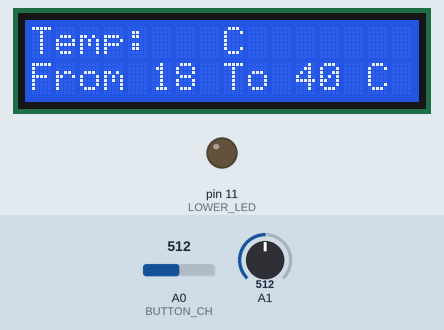
The sketch below on a simulated Arduino Uno, built with avr-gcc and run on an emulated ATmega328P. Shown: 16×2 character LCD, output pins drawn as LEDs (lit = HIGH). Wiring (inferred from the names in the program): character LCD (HD44780): RS pin 8; E pin 9; data pin 0, pin 1, pin 2, pin 3, pin 4, pin 5, pin 6, pin 7. The test bench sets the inputs (shaded band); at power-on: A0 (BUTTON_CH) = 512, A1 = 512. Pins used as bus, display or sensor lines are not drawn.

Above: at 1.08 s.
1.1 s: A0 (BUTTON_CH) set to 711
2.6 s: A0 (BUTTON_CH) set to 739
At 4.1 s:
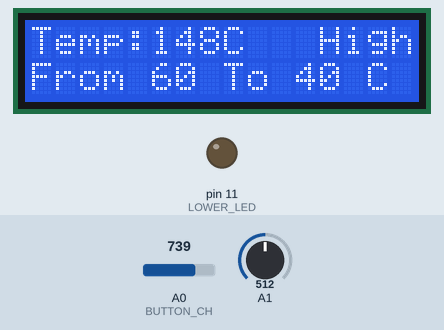
4.4 s: A0 (BUTTON_CH) set to 716
At 18.8 s:
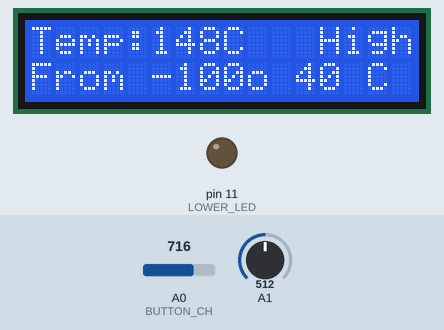

The sketch:

carDisplay.ino
```cpp
#include <avr/io.h>
#include <util/delay.h>
#include "ADC.h"
#include "LCD.h"
#include "pwm.h"

#define _BV(bit)  (1<<bit)
#define BV(bit)  (1<<bit)
#define bit_is_set(sfr, bit) (_SFR_BYTE(sfr) & _BV(bit))
#define bit_is_clear(sfr, bit) (!(_SFR_BYTE(sfr) & _BV(bit)))
#define loop_until_bit_is_set(sfr, bit) do { } while (bit_is_clear(sfr, bit))
#define loop_until_bit_is_clear(sfr, bit) do { } while (bit_is_set(sfr, bit))

#define setBit(sfr, bit)     (_SFR_BYTE(sfr) |= (1 << bit))
#define clearBit(sfr, bit)   (_SFR_BYTE(sfr) &= ~(1 << bit))
#define toggleBit(sfr, bit)  (_SFR_BYTE(sfr) ^= (1 << bit))

#define Dio_SetPinDirection(sfr, bit, direction) ((direction==1) ? (setBit(sfr, bit)) : (clearBit(sfr, bit)))
#define Dio_SetPinState(sfr, bit, state) ((state==1) ? (setBit(sfr, bit)) : (clearBit(sfr, bit)))
#define Dio_GetPinState(sfr, bit)  (bit_is_set(sfr, bit))

#define LOWER_LED PB3
#define LOWER_LED_DDR DDRB
#define LOWER_LED_PORT PORTB

#define UPPER_LED PD3
#define UPPER_LED_DDR DDRD
#define UPPER_LED_PORT PORTD

#define LM_CH 1
#define LM_DDR DDRC

#define BUTTON_CH 0
#define BUTTON_DDR DDRC

void init();

/*Global upper and lower temperature thresholds values*/
int lower = 25;
int upper = 40;

/*Previous and current temperature readings from LM35*/
int prev_temp = 0;
int temp_val = 0;

int button = 0;  //ADC CH0 reading connected to multiple buttons on the LCD Shield
char _str[3];    //global string buffer for converting from numerical to str and displaying on the LCD

int main(void) {

  init();  // Call Initialization Function

  while (1) {

    //check if the buttons are adjusted, adjust the thresholds accordingly
    button = ADC_Read(0);
    if ((button < 131)) {
      if ((lower + 1) > upper) continue;  //in case the lower limit would be higher than the upper limit
      lower += 1;
      _delay_ms(120);  //delays added for debouncing
    } else if (button < 305) {
      upper += 1;
      _delay_ms(120);
    } else if ((button < 479)) {
      if ((upper - 1) < lower) continue;
      upper -= 1;
      _delay_ms(120);
    } else if (button < 722) {
      lower -= 1;
      _delay_ms(120);
    }

    //print the upper and lower thresholds on the LCD
    itoa(upper, _str, 10);
    LCD_String_xy(1, 11, _str);
    itoa(lower, _str, 10);
    LCD_String_xy(1, 5, _str);

    //Timer1 (Counter): Checking the temperature only after certain amounts of time
    if (TCNT1 > 64000) {
      temp_val = ADC_Read(LM_CH);
      /*converting from voltage to Celsius*/
      temp_val /= 4;
      temp_val += 20;
      /*resetting the clock*/
      TCNT1 = 0;
    }

    //change the lcd display if different
    if (temp_val != prev_temp) {
      itoa(temp_val, _str, 10);
      LCD_String_xy(0, 5, _str);

      //take action on leds if the temperature is outside the lower to upper temperature threshold range
      if (temp_val > upper) {
        set_dutyCycle(11, 0);
        /*PWM: light the LED proportionally to the difference between the temperature and the upper threshold*/
        set_dutyCycle(3, (temp_val - upper) * 10);
        LCD_String_xy(0, 10, "  High");
      } else if (temp_val < lower) {
        set_dutyCycle(3, 0);
        /*PWM: light the LED proportionally to the absolute difference between the temperature and the lower threshold*/
        set_dutyCycle(11, (lower - temp_val) * 10);
        LCD_String_xy(0, 10, "   Low");
      } else {
        set_dutyCycle(11, 0);
        set_dutyCycle(3, 0);
        LCD_String_xy(0, 10, "Normal");
      }

      prev_temp = temp_val;
      _delay_ms(10);
    }
  }
  return 0;
}

void init() {
  LCD_Init();
  LCD_String_xy(0, 0, "Temp: ");
  LCD_String_xy(0, 7, " C");
  LCD_String_xy(1, 0, "From ");
  LCD_String_xy(1, 7, " To ");
  LCD_String_xy(1, 14, "C");

  ADC_Init();
  //initializing pin A0 (ADC Channel 0) as input
  Dio_SetPinDirection(BUTTON_DDR, BUTTON_CH, 0);

  //setting upper and lower threshold leds pins as output
  Dio_SetPinDirection(LOWER_LED_DDR, LOWER_LED, 1);
  Dio_SetPinDirection(UPPER_LED_DDR, UPPER_LED, 1);
  //initializing led pins to be pwm (using timer 2)
  pwm_init(11, 'A');
  pwm_init(3, 'B');

  //initializing timer 1 as a counter
  TCCR1B |= (1 << CS11) | (1 << CS10);
  TCNT1 = 0;
}
```

ADC.h
```cpp
// Function prototypes defined in header file for the ADC library
// .h files should be included in main app in order to use the library

void ADC_Init();
int ADC_Read(int channel);
```

ADC.ino
```cpp
#include <avr/io.h>
#include "ADC.h"

void ADC_Init() {
  ADCSRA = ADCSRA | (1 << ADEN);
  ADCSRA = ADCSRA | (1 << ADPS0);
  ADCSRA = ADCSRA | (1 << ADPS1);
  ADCSRA = ADCSRA | (1 << ADPS2);

  ADMUX = ADMUX | (1 << REFS0);
  ADMUX = ADMUX & ~(1 << REFS1);
}

int ADC_Read(int channel){
  //resetting the adc before each reading to prevent interference of two channels at the MUX
  ADC_Init();

  ADMUX = ADMUX & ~(1 << MUX0);
  ADMUX = ADMUX & ~(1 << MUX1);
  ADMUX = ADMUX & ~(1 << MUX2);
  ADMUX = ADMUX & ~(1 << MUX3);
  ADMUX = ADMUX | channel;

  ADCSRA = ADCSRA | (1 << ADSC);

  while(ADCSRA & (1 << ADSC));

  return ADC;
}
```

pwm.h
```cpp
#include <avr/io.h>
#include <util/delay.h>

void pwm_init(unsigned char pin,unsigned char reg);
void set_dutyCycle(int pin, int duty);
```

pwm.ino
```cpp
#include <avr/io.h>
#include <util/delay.h>

void pwm_init(unsigned char pin,unsigned char reg){
   if (pin==11 or pin==3){
      TCCR2B = TCCR2B & ~(1<<1);
      TCCR2A = TCCR2A | (11<<0);

      TCCR2B = TCCR2B | (1<<0);
      TCCR2B = TCCR2B & ~(1<<1);
      TCCR2B = TCCR2B & ~(1<<2);

      TCCR2A = TCCR2A | (1<<5);
      TCCR2A = TCCR2A & ~(1<<4);

      if (reg=='A'){
        TCCR2A = TCCR2A | (1<<7);
        TCCR2A = TCCR2A & ~(1<<6);
      }

      else if (reg=='B'){
        TCCR2A = TCCR2A | (1<<5);
        TCCR2A = TCCR2A & ~(1<<4);}
   }


  if (pin==6 or pin==5){
      TCCR0B = TCCR0B & ~(1<<1);
      TCCR0A = TCCR0A | (11<<0);

      TCCR0B = TCCR0B | (1<<0);
      TCCR0B = TCCR0B & ~(1<<1);
      TCCR0B = TCCR0B & ~(1<<2);

      TCCR0A = TCCR0A | (1<<5);
      TCCR0A = TCCR0A & ~(1<<4);

      if (reg=='A'){
        TCCR0A = TCCR0A | (1<<7);
        TCCR0A = TCCR0A & ~(1<<6);
      }

      else if (reg=='B'){
        TCCR0A = TCCR0A | (1<<5);
        TCCR0A = TCCR0A & ~(1<<4);
      }
  }


  if (pin==9 or pin==10){
      TCCR1B = TCCR1B & ~(1<<1);
      TCCR1A = TCCR1A | (11<<0);

      TCCR1B = TCCR1B | (1<<0);
      TCCR1B = TCCR1B & ~(1<<1);
      TCCR1B = TCCR1B & ~(1<<2);

      TCCR1A = TCCR1A | (1<<5);
      TCCR1A = TCCR1A & ~(1<<4);

      if (reg=='A'){
        TCCR1A = TCCR1A | (1<<7);
        TCCR1A = TCCR1A & ~(1<<6);
      }

      else if (reg=='B'){
        TCCR1A = TCCR1A | (1<<5);
        TCCR1A = TCCR1A & ~(1<<4);
      }
      }
  }

void set_dutyCycle(int pin,int duty){
  if (pin==6) OCR0A = duty;
  else if (pin==5) OCR0B = duty;
  else if (pin==9) OCR1A = duty;
  else if (pin==10) OCR1B = duty;
  else if (pin==11) OCR2A = duty;
  else if (pin==3) OCR2B = duty;
}
```

LCD.h
```cpp
// Function prototypes defined in header file for the LCD library
// .h files should be included in main app in order to use the library

#define LCD_Dir  DDRD			/* Define LCD data port direction */
#define LCD_Port PORTD		/* Define LCD data port */

#define RS_EN_Dir  DDRB		/* Define RS and En data port direction */
#define RS_EN_Port PORTB  /* Define RS and En port */
#define RS PB0				    /* Define Register Select pin */
#define EN PB1 				    /* Define Enable signal pin */

void LCD_Command( unsigned char cmnd );
void LCD_Char( unsigned char data );
void LCD_Init (void);
void LCD_String (char *str);
void LCD_String_xy (char row, char pos, char *str);
void LCD_Clear();
```

LCD.ino
```cpp
#include <avr/io.h>			  /* Include AVR std. library file */
#include <util/delay.h>	  /* Include Delay header file */
#include "LCD.h"

void LCD_Command( unsigned char cmnd )
{
	LCD_Port = (LCD_Port & 0x0F) | (cmnd & 0xF0); /* sending upper nibble */
	RS_EN_Port &= ~ (1<<RS);		/* RS=0, command reg. */
	RS_EN_Port |= (1<<EN);		/* Enable pulse */
	_delay_us(1);
	RS_EN_Port &= ~ (1<<EN);

	_delay_us(200);

	LCD_Port = (LCD_Port & 0x0F) | (cmnd << 4);  /* sending lower nibble */
	RS_EN_Port |= (1<<EN);
	_delay_us(1);
	RS_EN_Port &= ~ (1<<EN);
	_delay_ms(2);
}


void LCD_Char( unsigned char data )
{
	LCD_Port = (LCD_Port & 0x0F) | (data & 0xF0); /* sending upper nibble */
	RS_EN_Port |= (1<<RS);		/* RS=1, data reg. */
	RS_EN_Port|= (1<<EN);
	_delay_us(1);
	RS_EN_Port &= ~ (1<<EN);

	_delay_us(200);

	LCD_Port = (LCD_Port & 0x0F) | (data << 4); /* sending lower nibble */
	RS_EN_Port |= (1<<EN);
	_delay_us(1);
	RS_EN_Port &= ~ (1<<EN);
	_delay_ms(2);
}

void LCD_Init (void)			/* LCD Initialize function */
{
	LCD_Dir = 0xFF;			    /* Make LCD port direction as o/p */
  RS_EN_Dir |= (1 << EN) | (1 << RS);

	_delay_ms(20);			    /* LCD Power ON delay always >15ms */

	LCD_Command(0x02);		  /* send for 4 bit initialization of LCD  */
	LCD_Command(0x28);      /* 2 line, 5*7 matrix in 4-bit mode */
	LCD_Command(0x0c);      /* Display on cursor off*/
	LCD_Command(0x06);      /* Increment cursor (shift cursor to right)*/
	LCD_Command(0x01);      /* Clear display screen*/
	_delay_ms(2);
}

void LCD_String (char *str)		/* Send string to LCD function */
{
	int i;
	for(i=0;str[i]!=0;i++)		/* Send each char of string till the NULL */
	{
		LCD_Char (str[i]);
	}
}

void LCD_String_xy (char row, char pos, char *str)	/* Send string to LCD with xy position */
{
	if (row == 0 && pos<16)
	  LCD_Command((pos & 0x0F)|0x80);	                  /* Command of first row and required position<16 */
	else if (row == 1 && pos<16)
	  LCD_Command((pos & 0x0F)|0xC0);	                  /* Command of first row and required position<16 */

	LCD_String(str);	                              	/* Call LCD string function */
}

void LCD_Clear()
{
	LCD_Command (0x01);		/* Clear display */
	_delay_ms(2);
	LCD_Command (0x80);		/* Cursor at home position */
}
```

Measured:
- the behaviour switches between 721 and 722 on A0 (BUTTON_CH) (found by bisection; images 0 and 1)
- after the input at 4.4 s, the display: first changes after 0.14 s (image 2 shows a later state)
